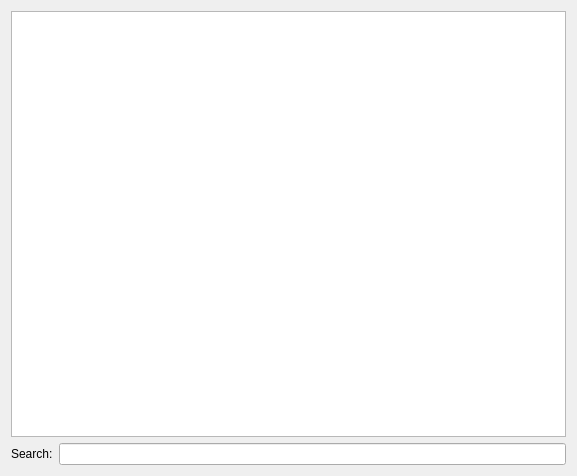
<?xml version="1.0" encoding="UTF-8"?>
<ui version="4.0">
 <class>SearchWindow</class>
 <widget class="QWidget" name="SearchWindow">
  <property name="geometry">
   <rect>
    <x>0</x>
    <y>0</y>
    <width>577</width>
    <height>476</height>
   </rect>
  </property>
  <property name="windowTitle">
   <string>SearchWindow</string>
  </property>
  <layout class="QVBoxLayout" name="verticalLayout">
   <item>
    <widget class="QListWidget" name="best_question_list"/>
   </item>
   <item>
    <layout class="QFormLayout" name="formLayout">
     <item row="0" column="0">
      <widget class="QLabel" name="seach_label">
       <property name="text">
        <string>Search:</string>
       </property>
      </widget>
     </item>
     <item row="0" column="1">
      <widget class="QLineEdit" name="search_lineedit"/>
     </item>
    </layout>
   </item>
  </layout>
 </widget>
 <resources/>
 <connections>
  <connection>
   <sender>search_lineedit</sender>
   <signal>textChanged(QString)</signal>
   <receiver>SearchWindow</receiver>
   <slot>searchTextChanged()</slot>
   <hints>
    <hint type="sourcelabel">
     <x>125</x>
     <y>455</y>
    </hint>
    <hint type="destinationlabel">
     <x>164</x>
     <y>468</y>
    </hint>
   </hints>
  </connection>
 </connections>
 <slots>
  <slot>searchTextChanged()</slot>
 </slots>
</ui>
